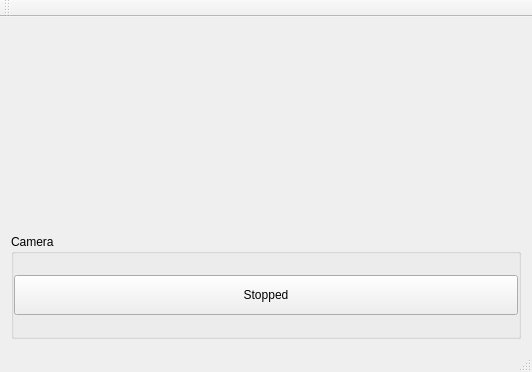
<?xml version="1.0" encoding="UTF-8"?>
<ui version="4.0">
 <class>MainWindow</class>
 <widget class="QMainWindow" name="MainWindow">
  <property name="geometry">
   <rect>
    <x>0</x>
    <y>0</y>
    <width>532</width>
    <height>372</height>
   </rect>
  </property>
  <property name="windowTitle">
   <string>MainWindow</string>
  </property>
  <widget class="QWidget" name="centralWidget">
   <layout class="QVBoxLayout" name="verticalLayout_2">
    <item>
     <widget class="QLabel" name="label_cam">
      <property name="minimumSize">
       <size>
        <width>200</width>
        <height>200</height>
       </size>
      </property>
      <property name="text">
       <string/>
      </property>
     </widget>
    </item>
    <item>
     <widget class="QWidget" name="widget_btn" native="true">
      <layout class="QVBoxLayout" name="verticalLayout">
       <property name="spacing">
        <number>2</number>
       </property>
       <property name="leftMargin">
        <number>0</number>
       </property>
       <property name="topMargin">
        <number>0</number>
       </property>
       <property name="rightMargin">
        <number>0</number>
       </property>
       <property name="bottomMargin">
        <number>0</number>
       </property>
       <item>
        <widget class="QGroupBox" name="groupBox_cam">
         <property name="title">
          <string>Camera</string>
         </property>
         <layout class="QVBoxLayout" name="verticalLayout_3">
          <property name="spacing">
           <number>1</number>
          </property>
          <property name="leftMargin">
           <number>0</number>
          </property>
          <property name="topMargin">
           <number>0</number>
          </property>
          <property name="rightMargin">
           <number>0</number>
          </property>
          <property name="bottomMargin">
           <number>0</number>
          </property>
          <item>
           <widget class="QWidget" name="widget_cam" native="true">
            <layout class="QHBoxLayout" name="horizontalLayout_3">
             <property name="spacing">
              <number>1</number>
             </property>
             <property name="leftMargin">
              <number>0</number>
             </property>
             <property name="topMargin">
              <number>0</number>
             </property>
             <property name="rightMargin">
              <number>0</number>
             </property>
             <property name="bottomMargin">
              <number>0</number>
             </property>
             <item>
              <widget class="QPushButton" name="pushButton_camStart">
               <property name="minimumSize">
                <size>
                 <width>0</width>
                 <height>40</height>
                </size>
               </property>
               <property name="text">
                <string>Stopped</string>
               </property>
               <property name="checkable">
                <bool>true</bool>
               </property>
              </widget>
             </item>
            </layout>
           </widget>
          </item>
         </layout>
        </widget>
       </item>
      </layout>
     </widget>
    </item>
   </layout>
  </widget>
  <widget class="QMenuBar" name="menuBar">
   <property name="geometry">
    <rect>
     <x>0</x>
     <y>0</y>
     <width>532</width>
     <height>29</height>
    </rect>
   </property>
  </widget>
  <widget class="QToolBar" name="mainToolBar">
   <attribute name="toolBarArea">
    <enum>TopToolBarArea</enum>
   </attribute>
   <attribute name="toolBarBreak">
    <bool>false</bool>
   </attribute>
  </widget>
  <widget class="QStatusBar" name="statusBar"/>
 </widget>
 <layoutdefault spacing="6" margin="11"/>
 <resources/>
 <connections/>
</ui>
